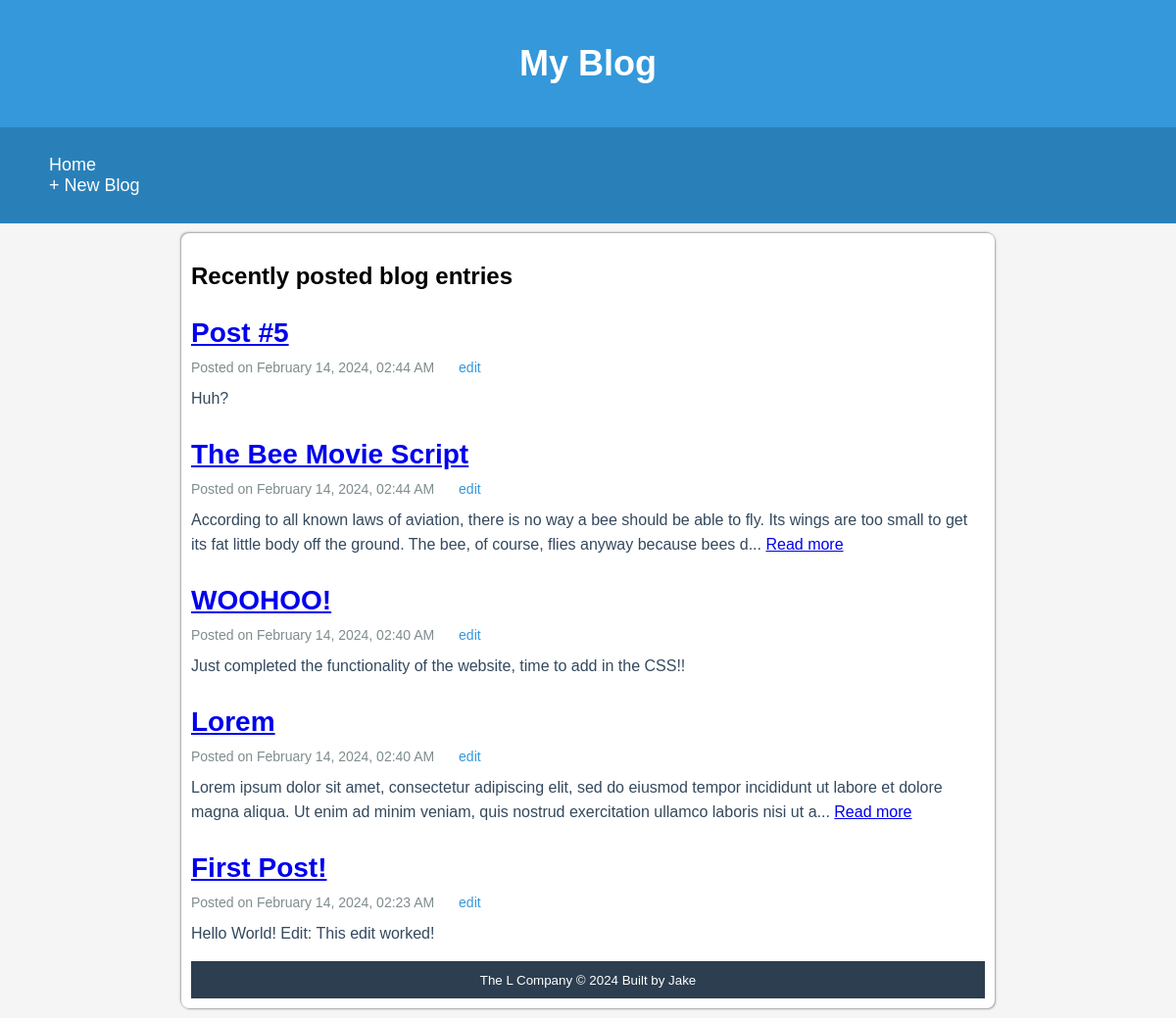
The page / on the database its author committed.
### tables this page shows
CREATE TABLE `blog` (
  `id` int(11) NOT NULL,
  `title` varchar(200) NOT NULL,
  `content` text NOT NULL,
  `date_posted` timestamp NOT NULL DEFAULT current_timestamp()
);

### index.php (the view, shortened to what this page needs)
<?php
require('connect.php');
$query = "SELECT * FROM blog ORDER BY date_posted DESC LIMIT 5";
$statement = $db->prepare($query);
$statement -> execute();
?>
<!DOCTYPE html>
<html lang="en">
<head>
    <link rel="stylesheet" href="main.css">
</head>
<body>
    <header class="header">
        <div class="text-center">
            <h1>My Blog</h1>
        </div>
    </header>
    <?php include('nav.php');?>
    <main class ="containerpy-1">
        <h2>Recently posted blog entries</h2>
        <?php while($row = $statement->fetch()): ?>
            <h3 class = "blog-post-title">
                <a href="show.php?id=<?=$row['id']?>"><?=$row['title']?></a>
            </h3>
            <small class = "blog-post-date">
                Posted on
                <time datetime="<?= $row['date_posted'] ?>">
                    <?= date('F d, Y, h:i A', strtotime($row['date_posted'])) ?>
                </time>
                <a href="edit.php?id=<?=$row['id']?>" class="blog-post-edit">edit</a>
            </small>
            <br>
            <p class="blog-post-content">
                <?php if(strlen($row['content']) > 200) :?>
                    <?=substr($row['content'], 0 , 200)?>... <a href="show.php?id=<?=$row['id']?>">Read more</a>
                <?php else: ?>
                    <?=$row['content']?>
                <?php endif?>
            </p>
        <?php endwhile;?>
        <?php include('footer.php');?>
    </main>
</body>
</html>

### nav.php
<link rel="stylesheet" href="main.css">
<nav class="navbar">
<ul class = "container">
    <li><a href="index.php">Home</a></li>
    <li><a href="post.php" class="button-primary-outline">+ New Blog</a></li>
</ul>
</nav>

### footer.php
<link rel="stylesheet" href="main.css">
<footer class = "footer">
    <small class = "d-block text-end containter">The L Company &copy; <?=date('Y')?> Built by Jake</small>
</footer>

### main.css (style rules this page uses)
body { font-family: 'Arial', sans-serif; background-color: #f5f5f5; margin: 0; }
.containerpy-1 { width: 810px; background-color: #fff; border-radius: 8px; margin: 10px auto; padding: 10px; box-shadow: 1px 1px 2px #a2a2a2, -1px -1px 2px #a2a2a2; }
.header { background-color: #3498db; color: #fff; text-align: center; padding: 20px 0; position: relative; }
.header h1 { font-size: 36px; }
.navbar { background-color: #2980b9; color: #fff; text-align: left; padding: 10px 0; font-size: large; }
ul { list-style-type: none; }
.navbar a { color: #fff; text-decoration: none; list-style: none; margin: 0 10px; }
.blog-post-title { font-size: 28px; margin-bottom: 10px; color: #2c3e50; }
.blog-post-date { font-size: 14px; color: #7f8c8d; }
.blog-post-edit { color: #3498db; text-decoration: none; margin-left: 10px; }
.blog-post-content { margin-top: 10px; line-height: 1.6; color: #34495e; }
footer { background-color: #2c3e50; color: #fff; text-align: center; padding: 10px 0; }

### rows shown on the page
blog: title "Post #5", date_posted "February 14, 2024, 02:44 AM", content "Huh?"
blog: title "The Bee Movie Script", date_posted "February 14, 2024, 02:44 AM", content "According to all known laws of aviation, there is no way a bee should be able to fly. Its wings are too small to get its fat little body off the ground. The bee, of course, flies anyway because bees d"
blog: title "WOOHOO!", date_posted "February 14, 2024, 02:40 AM", content "Just completed the functionality of the website, time to add in the CSS!!"
blog: title "Lorem", date_posted "February 14, 2024, 02:40 AM", content "Lorem ipsum dolor sit amet, consectetur adipiscing elit, sed do eiusmod tempor incididunt ut labore et dolore magna aliqua. Ut enim ad minim veniam, quis nostrud exercitation ullamco laboris nisi ut a"
blog: title "First Post!", date_posted "February 14, 2024, 02:23 AM", content "Hello World! Edit: This edit worked!"
